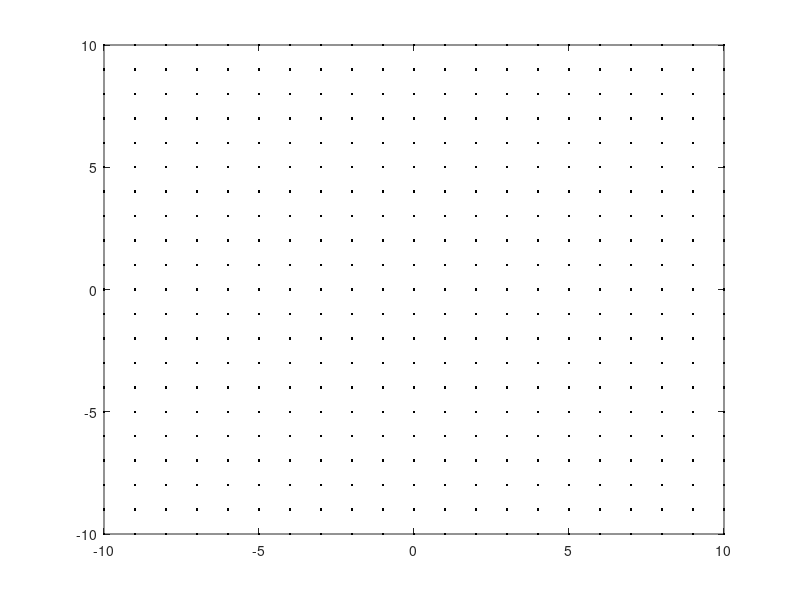

MATLAB code for this plot: (Note: this script raises an error after producing the figure.)

% make a plot of the z2 lattice to discuss shaping and lattice gain

M = eye(2);

i1range = 10;
i2range = 10;
xrange = [-10,10];
yrange = [-10,10];
lattpts = [];
enlist = [];
ijlist = [];
for i1=-i1range:i1range					% walk over a range of values
  for i2 = -i2range:i2range
	lattpt = [i1 i2]*M; 				% get the lattice point
	if(lattpt(1) < xrange(1) | lattpt(1) > xrange(2) | ...
	  lattpt(2) < yrange(1) | lattpt(2) > yrange(2))
      continue;  % throw away pts outside of plot range
	end;
	lattpts = [lattpts; lattpt];
	enlist = [enlist; lattpt(1)^2 + lattpt(2)^2];
	ijlist = [ijlist; [i1 i2]];
  end
end
figure(1); clf
plot(lattpts(:,1),lattpts(:,2),'k.');
hold on;
[enlist,idx] = sort(enlist);
lattpts = lattpts(idx,:);
ijlist = ijlist(idx,:);

r16z2 = sqrt(enlist(16));
En16z2 = sum(enlist(1:16))/16;

r32z2 = sqrt(enlist(32));
En32z2 = sum(enlist(1:32))/32;

r64z2 = sqrt(enlist(64));
En64z2 = sum(enlist(1:64))/64;

r128z2 = sqrt(enlist(128));
En128z2 = sum(enlist(1:128))/128;

r256z2 = sqrt(enlist(256));
En256z2 = sum(enlist(1:256))/256;


% x = plotcirc(0,0,r16);
% plot(x(1,:),x(2,:),'--');

x = plotcirc(0,0,r32);
plot(x(1,:),x(2,:),'k--');

x = plotcirc(0,0,r64);
plot(x(1,:),x(2,:),'k--');

x = plotcirc(0,0,r128);
plot(x(1,:),x(2,:),'k--');

x = plotcirc(0,0,r256);
plot(x(1,:),x(2,:),'k--');

axis 'equal';
axis([xrange yrange]);

set(gca,'fontsize',18);

printcrop('z2constcirc.pdf');
print -deps z2constcirc.ps
